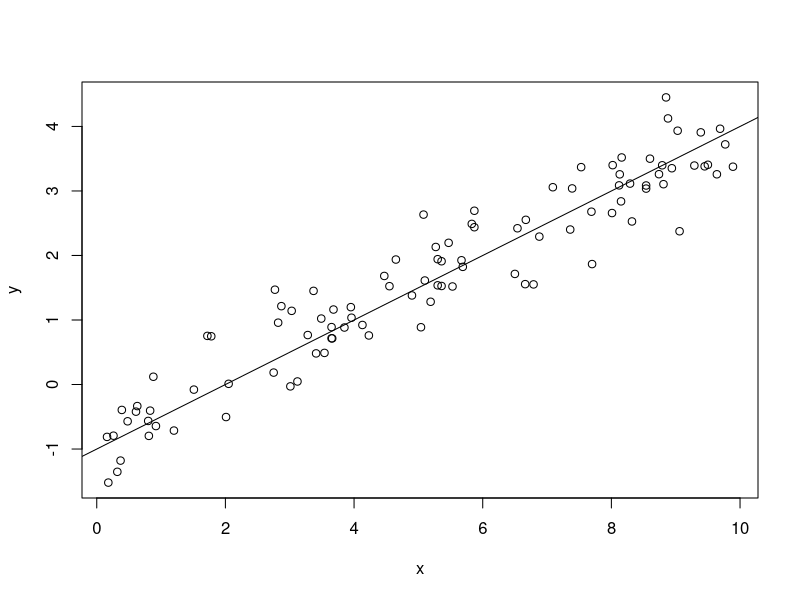
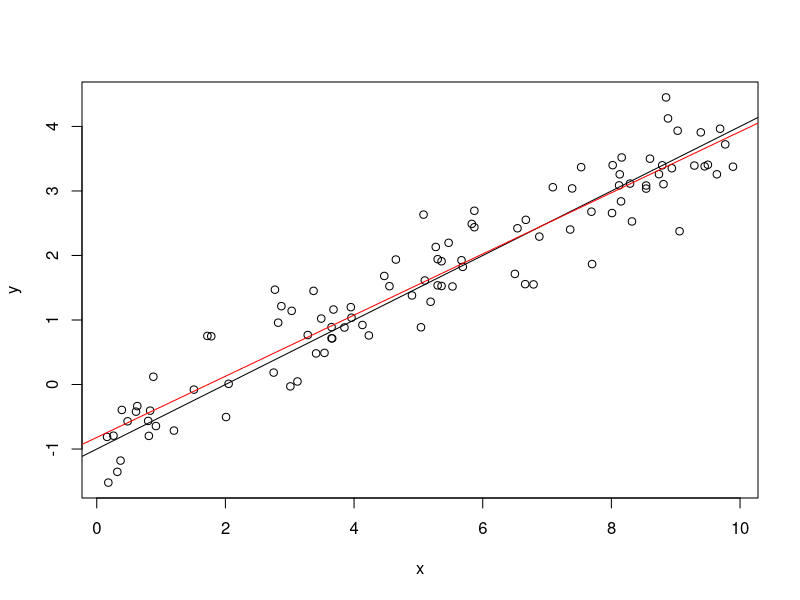

These figures' R source, in order:
## ---- chunk 1
set.seed(123)

x <- c(3.54, 3.66, 2.87, 0.80, 3.65, 1.78, 5.36, 5.04, 9.45, 3.41,
4.65, 0.83, 8.60, 3.96, 7.36, 1.72, 4.55, 7.70, 0.63, 8.15,
3.01, 3.65, 3.12, 0.37, 5.19, 6.79, 9.03, 0.26, 9.89, 3.03,
9.39, 6.88, 4.47, 8.16, 0.39, 7.39, 3.49, 8.29, 5.36, 2.75,
8.01, 0.92, 8.32, 2.77, 7.53, 9.64, 0.81, 8.54, 8.02, 3.85,
3.28, 2.05, 5.69, 8.88, 5.30, 5.87, 6.66, 5.30, 5.10, 0.16,
0.48, 9.29, 7.69, 2.01, 6.50, 6.54, 3.95, 8.12, 5.47, 8.85,
5.53, 9.06, 5.87, 4.23, 9.50, 7.09, 4.13, 0.18, 5.67, 4.90,
8.79, 8.13, 8.54, 3.68, 8.74, 1.51, 2.82, 6.67, 9.77, 5.83,
5.27, 0.61, 9.69, 1.20, 0.88, 8.81, 5.08, 3.37, 8.94, 0.32)
## ---- chunk 2
eps <- rnorm(100, mean=0, sd=0.5)
## ---- chunk 3
y <- -1+0.5*x+eps
## ---- chunk 4
plot(x, y)
abline(-1, 0.5)
## ---- chunk 5
model <- lm(y~x)
plot(x, y)
abline(-1, 0.5)
abline(model$coefficients, col='red')
## ---- chunk 6
summary(model)$sigma
